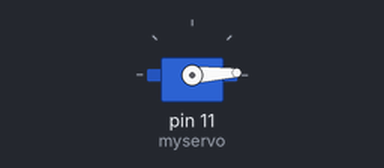
Bench run of a sketch on a simulated Arduino Uno, built with avr-gcc and run on an emulated ATmega328P. Parts: servo.

Above: at 0.05 s.
At 0.85 s:
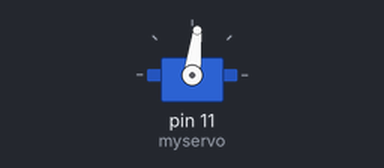
At 1.7 s:
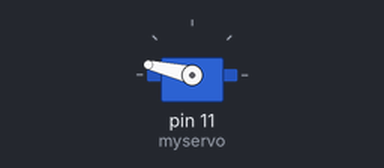
At 3.75 s:
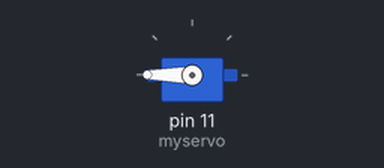
Timing chart, 0 to 8.7 s (numbered marks = the images above):
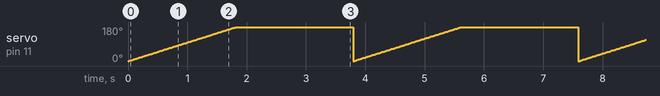

Measured:
- by itself, servo on pin 11 (myservo): ramps from 0° to 180° and jumps back, once every 3.8 s

The sketch:

eyes.ino
```cpp
#include <Servo.h>
Servo myservo;

int pos = 0;
int pos2 = 0;

void setup() {
  myservo.attach(11);

}

void left(){
  for (pos = 0; pos <= 350; pos += 1) { // goes from 0 degrees to 180 degrees
    // in steps of 1 degree
    myservo.write(pos);              // tell servo to go to position in variable 'pos'
    delay(10);                       // waits 15 ms for the servo to reach the position
  }
}

void right(){
  for (pos = 340; pos >= 240; pos -= 2) { // goes from 180 degrees to 0 degrees
    myservo.write(pos);              // tell servo to go to position in variable 'pos'
    delay(5);                       // waits 15 ms for the servo to reach the position
  }//*/
}


void up(){
  for (pos = 0; pos <= 1800; pos += 1) { // goes from 0 degrees to 180 degrees
    // in steps of 1 degree
    myservo.write(pos);              // tell servo to go to position in variable 'pos'
    delay(15);                       // waits 15 ms for the servo to reach the position
  }
}
/*void setup()
{
  Serial.begin(9600);
  pinMode(13,1);
}

void loop()
{
  char temp = "";
  if (Serial.available() > 0)
    temp = Serial.read();

  if(temp == "I")
    digitalWrite(13, 1);

  if(temp == "O")
    digitalWrite(13, 0);
}*/
void down(){
  for (pos = 1; pos >= 0; pos -= 1) { // goes from 180 degrees to 0 degrees
    myservo.write(pos);              // tell servo to go to position in variable 'pos'
    delay(15);                       // waits 15 ms for the servo to reach the position
  }//*/
}

float posit = 0;
float angle = 0;
float kposit = 1, kangle = 0.25, err_posit, u_posit, u_angle;
int des_posit = 4;

void face(){
  //ne vazhno chto u nas vse na raznih arduino, sdelaem vid chto vse tak i dolzhno bit
 // u_posit = (posit - des_posit) * kposit;
 myservo.write(posit);//?????????????????

}

void loop() {
  /*for (pos = 0; pos <= 180; pos += 1) { // goes from 0 degrees to 180 degrees
    // in steps of 1 degree
    myservo.write(pos);              // tell servo to go to position in variable 'pos'
    delay(15);                       // waits 15 ms for the servo to reach the position
    }
    for (pos = 180; pos >= 0; pos -= 1) { // goes from 180 degrees to 0 degrees
    myservo.write(pos);              // tell servo to go to position in variable 'pos'
    delay(15);                       // waits 15 ms for the servo to reach the position
    }//*/
  left();
  right();

}
```
